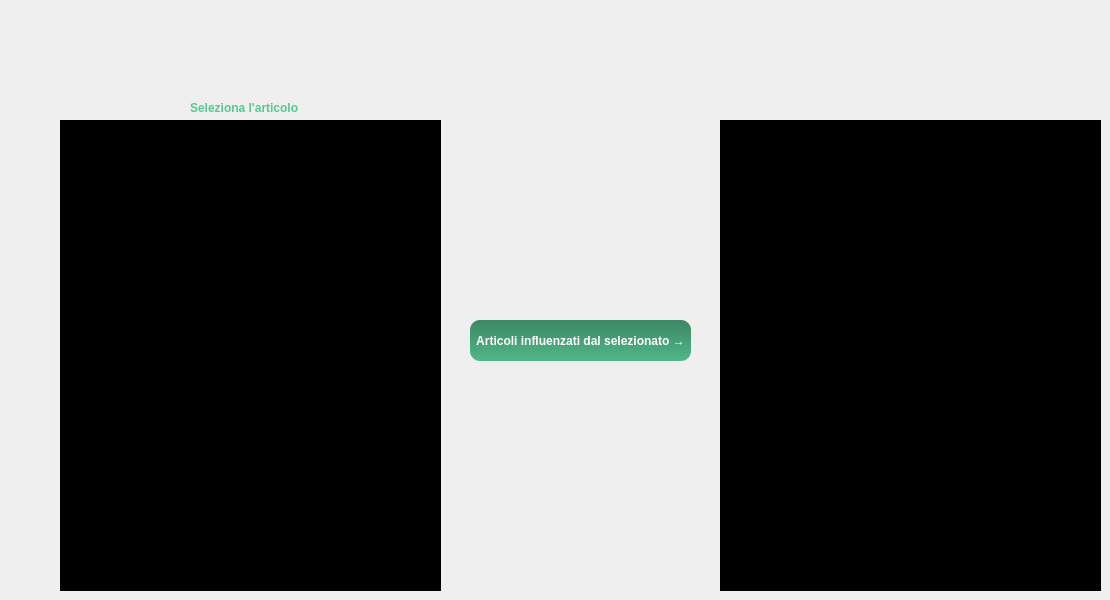
    <widget class="QWidget" name="paginaMetodoF1">
     <widget class="QListWidget" name="tuttiArticoliMetodoF1">
      <property name="geometry">
       <rect>
        <x>60</x>
        <y>120</y>
        <width>381</width>
        <height>471</height>
       </rect>
      </property>
      <property name="font">
       <font>
        <family>Tahoma</family>
        <pointsize>8</pointsize>
        <weight>75</weight>
        <bold>true</bold>
       </font>
      </property>
      <property name="styleSheet">
       <string notr="true">QListWidget{
background-color: rgb(0, 0, 0);
color: rgb(96, 214, 159);
}

  QListWidget::item:selected {
   background-color: rgb(96, 214, 159);
 }
</string>
      </property>
     </widget>
     <widget class="QLabel" name="label_46">
      <property name="geometry">
       <rect>
        <x>190</x>
        <y>100</y>
        <width>141</width>
        <height>16</height>
       </rect>
      </property>
      <property name="font">
       <font>
        <family>Tahoma</family>
        <weight>75</weight>
        <bold>true</bold>
       </font>
      </property>
      <property name="styleSheet">
       <string notr="true">color: rgb(89, 199, 148);</string>
      </property>
      <property name="text">
       <string>Seleziona l'articolo</string>
      </property>
     </widget>
     <widget class="QPushButton" name="bottPrendiInfluenzati">
      <property name="geometry">
       <rect>
        <x>470</x>
        <y>320</y>
        <width>221</width>
        <height>41</height>
       </rect>
      </property>
      <property name="font">
       <font>
        <family>Tahoma</family>
        <weight>75</weight>
        <bold>true</bold>
       </font>
      </property>
      <property name="styleSheet">
       <string notr="true">QPushButton{
	background-color: qlineargradient(spread:pad, x1:1, y1:0, x2:1, y2:1, stop:0 rgba(60, 135, 99, 255), stop:1 rgba(82, 183, 136, 255));
	color: rgb(255, 255, 255);
	border-radius: 10px;
}

QPushButton:hover{
	background-color: rgb(60, 134, 99);
}
QPushButton:pressed {
	background-color: rgb(43, 97, 72);
}
</string>
      </property>
      <property name="text">
       <string>Articoli influenzati dal selezionato →</string>
      </property>
     </widget>
     <widget class="QListWidget" name="influenzati">
      <property name="geometry">
       <rect>
        <x>720</x>
        <y>120</y>
        <width>381</width>
        <height>471</height>
       </rect>
      </property>
      <property name="font">
       <font>
        <family>Tahoma</family>
        <pointsize>8</pointsize>
        <weight>75</weight>
        <bold>true</bold>
       </font>
      </property>
      <property name="styleSheet">
       <string notr="true">QListWidget{
background-color: rgb(0, 0, 0);
color: rgb(96, 214, 159);
}

  QListWidget::item:selected {
   background-color: rgb(96, 214, 159);
 }
</string>
      </property>
     </widget>
    </widget>
